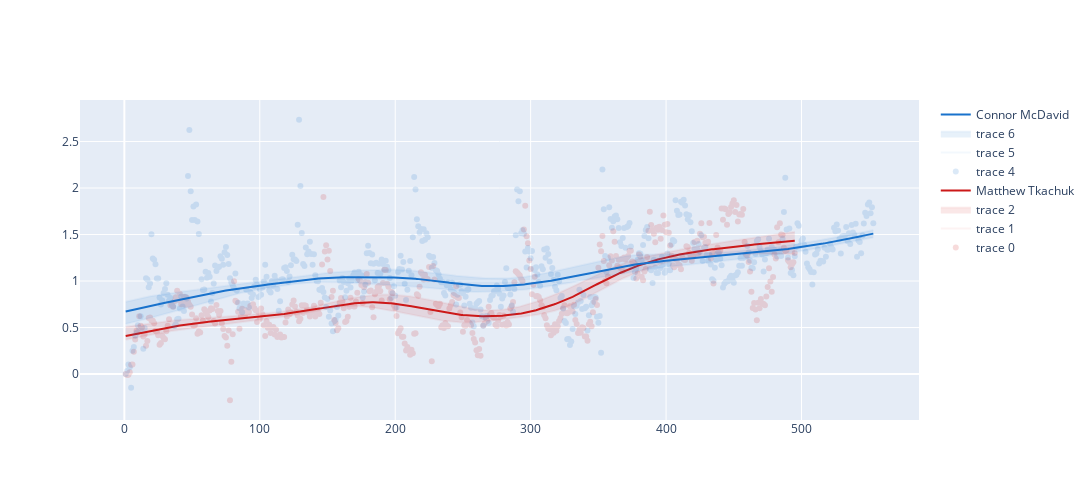

This figure's notebook cell:
### Code cell
fig = go.Figure()
i = 0
colors = ['rgba(204, 25, 25', 'rgba(25, 114, 204', 'rgba(25, 204, 114', ]
for player in ['Matthew Tkachuk', 'Connor McDavid']:
    df1, df_quantiles = get_projections(0.99, player, 'full')
    fig.add_trace(go.Scatter(x=df1['Career Game'], y=df1['Projection'], mode='markers', opacity=0.15, marker=dict(color=colors[i] + ', 1)')))
    fig.add_trace(go.Scatter(x=df_quantiles.index, y=df_quantiles[0.6], marker=dict(color=colors[i] + ', 0.05)')))
    fig.add_trace(go.Scatter(x=df_quantiles.index, y=df_quantiles[0.4], fill='tonexty', fillcolor=colors[i] + ', 0.1)', marker=dict(color=colors[i] + ', 0.05)'))) # fill to trace0 y
    fig.add_trace(go.Scatter(x=df1['Career Game'], y=df1['lowess'], name=player, mode='lines', marker=dict(color=colors[i] + ', 1)'))) # fill to trace0 y

    i += 1
fig.update_layout(autosize=False, width=1600, height=500)



fig.show()

### Figure 1 — Plotly figure (JSON) as saved in the notebook; plotly's stock layout.template omitted (floating-point values rounded to 4 significant figures; data arrays with more than 128 entries replaced by an {"elided": "..."} marker saying what was removed)
{"data": [{"marker": {"color": "rgba(204, 25, 25, 1)"}, "mode": "markers", "opacity": 0.15, "type": "scatter", "x": {"elided": "495 int values"}, "y": {"elided": "495 float values"}}, {"marker": {"color": "rgba(204, 25, 25, 0.05)"}, "type": "scatter", "x": {"elided": "495 int values"}, "y": {"elided": "495 float values"}}, {"fill": "tonexty", "fillcolor": "rgba(204, 25, 25, 0.1)", "marker": {"color": "rgba(204, 25, 25, 0.05)"}, "type": "scatter", "x": {"elided": "495 int values"}, "y": {"elided": "495 float values"}}, {"marker": {"color": "rgba(204, 25, 25, 1)"}, "mode": "lines", "name": "Matthew Tkachuk", "type": "scatter", "x": {"elided": "495 int values"}, "y": {"elided": "495 float values"}}, {"marker": {"color": "rgba(25, 114, 204, 1)"}, "mode": "markers", "opacity": 0.15, "type": "scatter", "x": {"elided": "553 int values"}, "y": {"elided": "553 float values"}}, {"marker": {"color": "rgba(25, 114, 204, 0.05)"}, "type": "scatter", "x": {"elided": "553 int values"}, "y": {"elided": "553 float values"}}, {"fill": "tonexty", "fillcolor": "rgba(25, 114, 204, 0.1)", "marker": {"color": "rgba(25, 114, 204, 0.05)"}, "type": "scatter", "x": {"elided": "553 int values"}, "y": {"elided": "553 float values"}}, {"marker": {"color": "rgba(25, 114, 204, 1)"}, "mode": "lines", "name": "Connor McDavid", "type": "scatter", "x": {"elided": "553 int values"}, "y": {"elided": "553 float values"}}], "layout": {"autosize": false, "height": 500, "width": 1600}}
